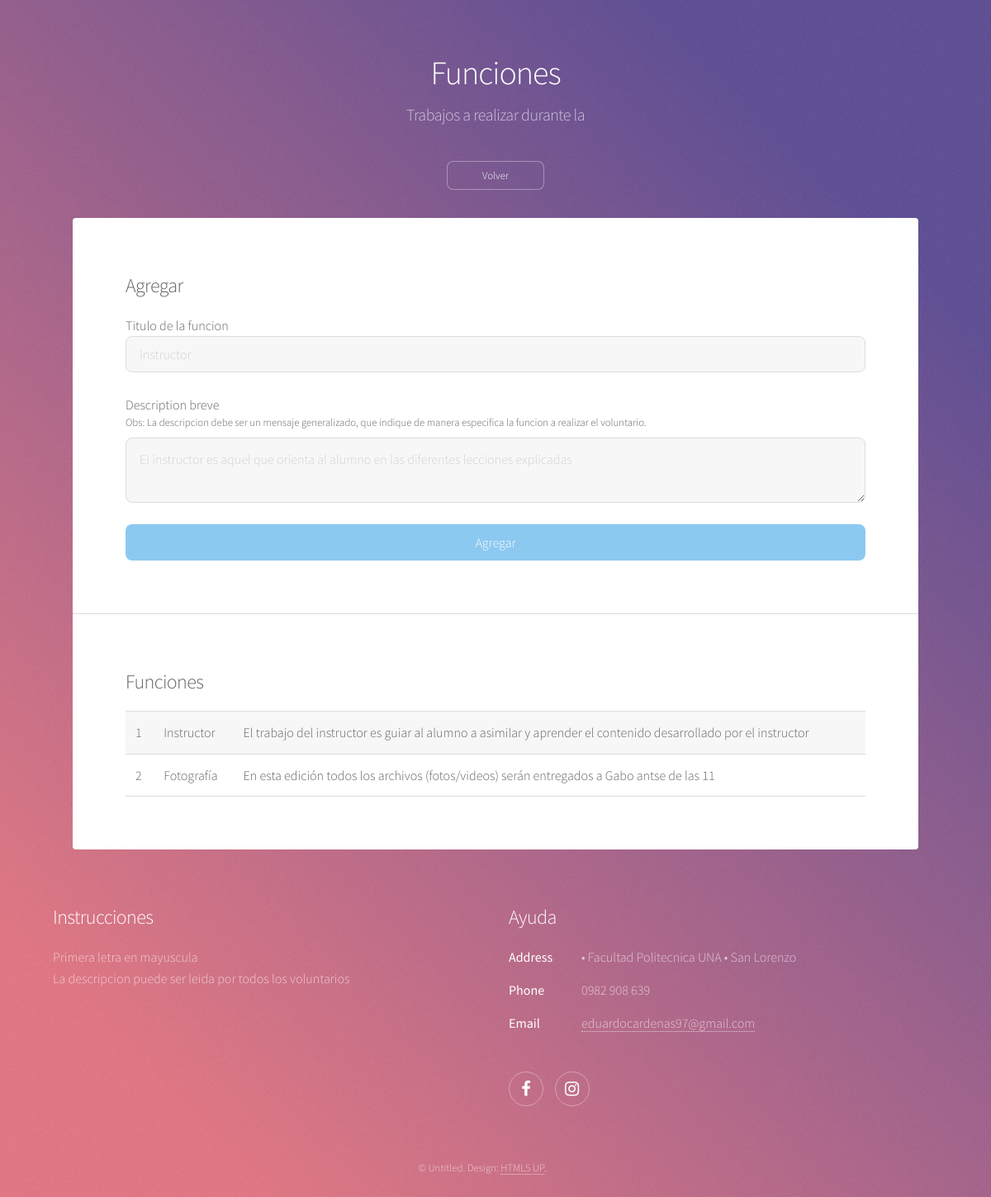
The app's page /forms/funcion/agregar_funcion.php with its own data.
### tables this page shows
CREATE TABLE `funcion` (
  `fun_codigo` int(5) NOT NULL,
  `fun_detalle` varchar(20) NOT NULL,
  `fun_descripcion` varchar(2000) NOT NULL
);

### forms/funcion/agregar_funcion.php (the view, shortened to what this page needs)
<!DOCTYPE HTML>
<html>
	<head>
		<link rel="stylesheet" href="../../assets/css/main.css" />
	</head>
	<body class="is-preload">
			<div id="wrapper">
				<header id="header">
					<h1>Funciones</h1>
					<p>Trabajos a realizar durante la <?php
					?></p>
          <?php
           echo"<form action='../edicion/config.php' method='post'>
          <input name='edicion' type='hidden' value='$_SESSION[edi_codigo]'>
          <input name='edi_detalle' type='hidden' value='$_SESSION[detalle]'>
          <input type='submit' class='button small' value='Volver'>
          </form>";?>
				</header>
					<div id="main">
							<section id="content" class="main">
									<div class="center gtr-uniform">
                  <h2>Agregar</h2>
                  <?php
                  echo "<form action='action.php' method='POST'>
                  Titulo de la funcion<br>
                  <input type='hidden' name='accion' value='agregar'>
                  <input type='text' name='detalle' placeholder='Instructor' required><br>
                  Description breve<br>
                  <sup>Obs: La descripcion debe ser un mensaje generalizado, que indique de manera especifica la funcion a realizar el voluntario.</sup>
                  <textarea name='descripcion' placeholder='El instructor es aquel que orienta al alumno en las diferentes lecciones explicadas' ></textarea><br>
                  <input type='submit' value='Agregar' class='button fit primary'>
                  ";
                  ?>
                </div>
                </section>
                <section id="content" class="main">
                <div class="center gtr-uniform">
                <tread>
                <tr><td><h2>Funciones </h2></td></tr>
                <table><?php mostrarFunciones();?></table>
                </tread>
                </div>
                </section>
                </div>
                </div>
	<footer id="footer">
		<section>
			<h2>Instrucciones</h2>
			<p>Primera letra en mayuscula<br>
      La descripcion puede ser leida por todos los voluntarios</p>
		</section>
		<section>
			<h2>Ayuda</h2>
			<dl class="alt">
				<dt>Address</dt>
				<dd>&bull; Facultad Politecnica UNA &bull; San Lorenzo</dd>
				<dt>Phone</dt>
				<dd>0982 908 639</dd>
				<dt>Email</dt>
				<dd><a href="#">eduardocardenas97@gmail.com</a></dd>
			</dl>
			<ul class="icons">
				<li><a href="https://www.facebook.com/%C3%91amomarandu-2037370486565235/" class="icon brands fa-facebook-f alt"><span class="label">Facebook</span></a></li>
				<li><a href="https://www.instagram.com/namofpuna/" class="icon brands fa-instagram alt"><span class="label">Instagram</span></a></li>
			</ul>
		</section>
		<p class="copyright">&copy; Untitled. Design: <a href="https://html5up.net">HTML5 UP</a>.</p>
	</footer>
</body>
<?php
function mostrarFunciones(){
  include($_SERVER['DOCUMENT_ROOT'] . '/conexion.php');
  $cont=0;
  $query2="SELECT * FROM funcion";
  $res2=mysqli_query($conexion,$query2) or die(mysql_error());
    while($rows2 = mysqli_fetch_array($res2)):
      $fun_detalle=$rows2['fun_detalle'];
      $fun_descripcion=$rows2['fun_descripcion'];
      $cont++;
      echo "<tr><td>$cont</td><td>$fun_detalle</td><td>$fun_descripcion</td></tr>";
    endwhile;
}
?>

### records on screen
funcion: fun_detalle "Instructor", fun_descripcion "El trabajo del instructor es guiar al alumno a asimilar y aprender el contenido desarrollado por el instructor"
funcion: fun_detalle "Fotografía", fun_descripcion "En esta edición todos los archivos (fotos/videos) serán entregados a Gabo antse de las 11"
